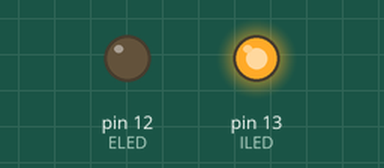
Simulated run of this sketch. Board: Arduino Uno, built with avr-gcc and run on an emulated ATmega328P. Shown: output pins drawn as LEDs (lit = HIGH). What the sketch prints to the serial monitor is not drawn.

Above: at 1.0 s.
At 3.0 s:
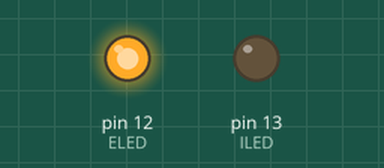
Timing chart, 0 to 5.2 s (numbered marks = the images above):
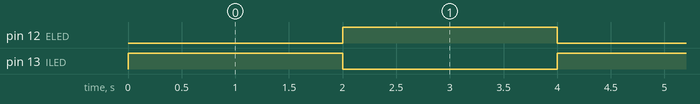

The sketch:

LED_Blinking.ino
```cpp
#define ILED 13 //By default arduino has internal led at pin 13
#define ELED 12 // To connect an external led

void setup()
{
  pinMode(ILED, OUTPUT); //Setting the led's in output mode
  pinMode(ELED, OUTPUT);
  Serial.begin(9600); // To make an interaction with Serial monitor
}

void loop()
{
  digitalWrite(ILED, HIGH); // for sending the data(0or1) to the output devices
  digitalWrite(ELED, LOW);
  Serial.println("ILED -> ON"); //For printing the string on serial.monitor
  delay(2000);
  digitalWrite(ILED, LOW);
  digitalWrite(ELED, HIGH);
  delay(2000);
  Serial.println("LED -> OFF");
}
```

Measured:
- by itself, pin 12 (ELED), pin 13 (ILED): alternates HIGH for 2.0 s and LOW for 2.0 s
